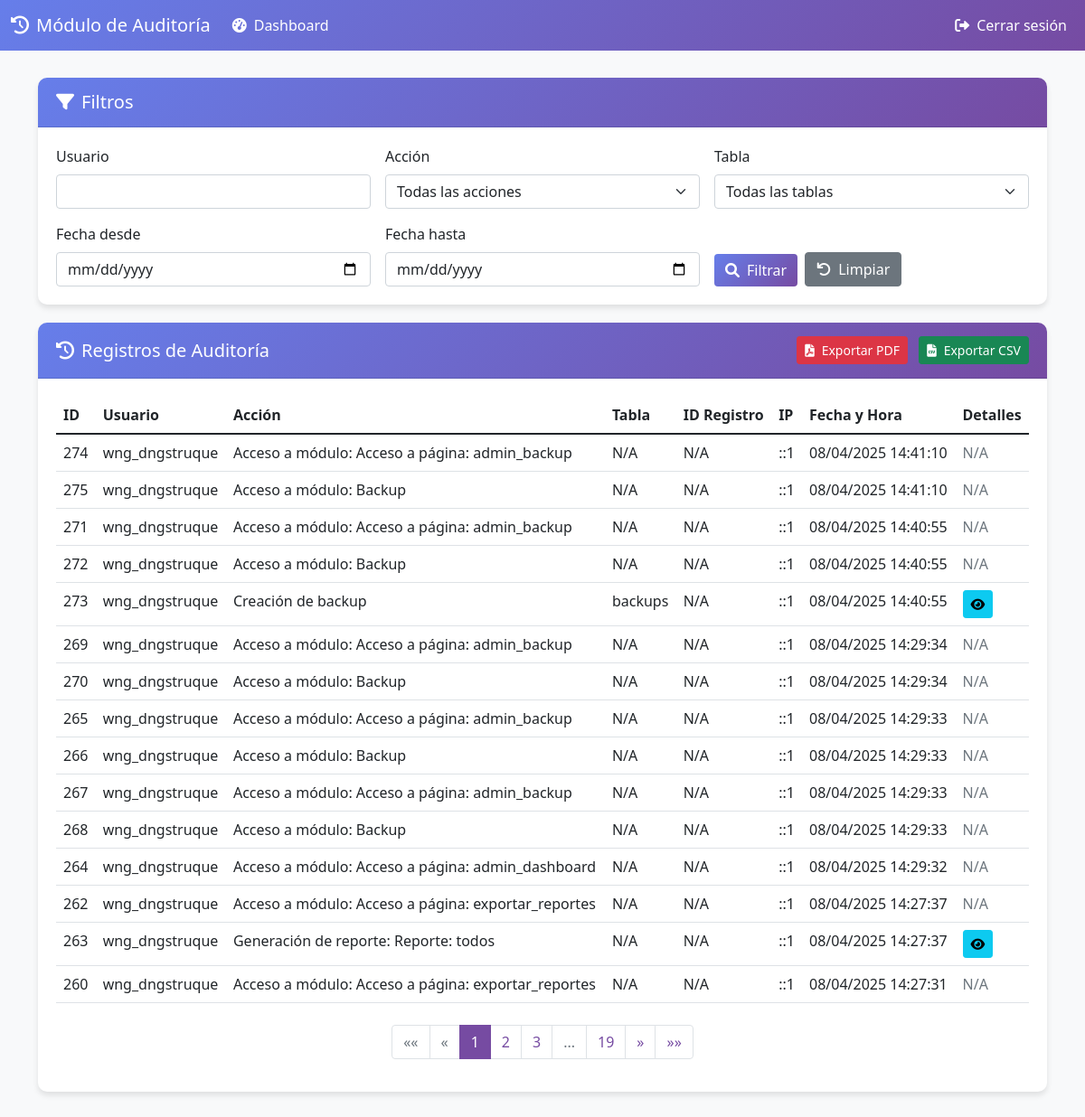
Page /admin_auditoria.php (signed in) on the earlier database version.
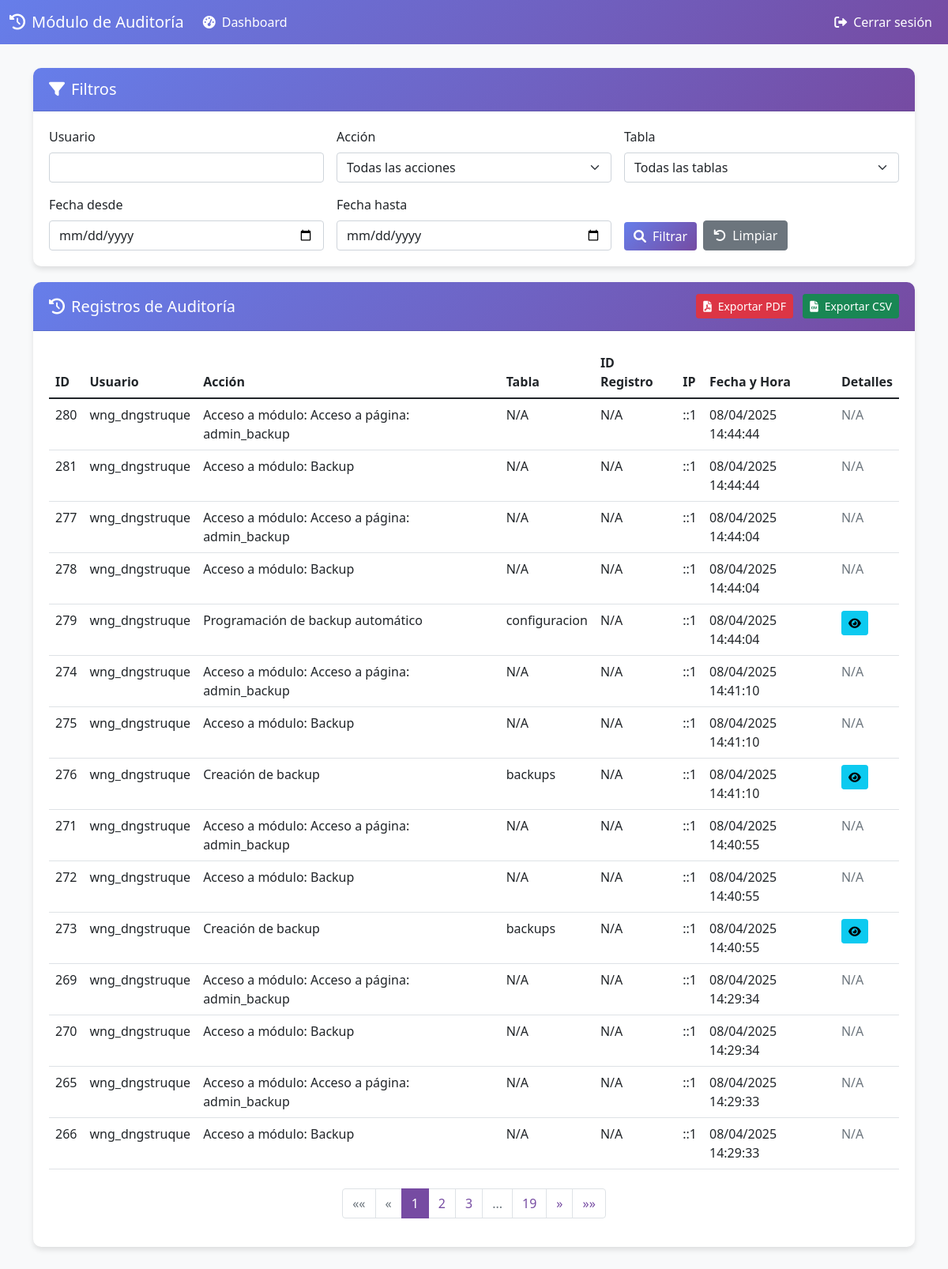
Same page on the later database version.
### tables this page shows
CREATE TABLE `auditoria` (
  `id_auditoria` int(11) NOT NULL AUTO_INCREMENT,
  `id_usuario` int(11) NOT NULL,
  `accion` varchar(255) NOT NULL,
  `tabla` varchar(100) DEFAULT NULL,
  `id_registro` int(11) DEFAULT NULL,
  `detalles` text DEFAULT NULL,
  `ip_usuario` varchar(45) NOT NULL,
  `fecha_hora` datetime NOT NULL DEFAULT current_timestamp(),
  PRIMARY KEY (`id_auditoria`),
  KEY `id_usuario` (`id_usuario`),
  CONSTRAINT `auditoria_ibfk_1` FOREIGN KEY (`id_usuario`) REFERENCES `usuarios` (`id_usuario`)
);

CREATE TABLE `usuarios` (
  `id_usuario` int(11) NOT NULL AUTO_INCREMENT,
  `username` varchar(50) NOT NULL,
  `password` varchar(255) NOT NULL,
  `email` varchar(100) NOT NULL,
  `created_at` timestamp NOT NULL DEFAULT current_timestamp(),
  `nombre` varchar(100) DEFAULT NULL,
  `apellido` varchar(100) DEFAULT NULL,
  `telefono` varchar(20) DEFAULT NULL,
  `area` varchar(100) DEFAULT NULL,
  `rol` enum('usuario','administrador') DEFAULT 'usuario',
  `tamanio_texto` enum('pequeno','normal','grande') DEFAULT 'normal',
  `tema` enum('claro','oscuro') DEFAULT 'claro',
  `idioma` char(2) DEFAULT 'es',
  PRIMARY KEY (`id_usuario`),
  UNIQUE KEY `username` (`username`),
  UNIQUE KEY `email` (`email`)
);

### admin_auditoria.php (the view, shortened to what the changed rows need)
<?php
require_once "includes/config.php";
$registros_por_pagina = 15;
$pagina_actual = isset($_GET['pagina']) ? (int) $_GET['pagina'] : 1;
$inicio = ($pagina_actual - 1) * $registros_por_pagina;
$filtro_usuario = isset($_GET['usuario']) ? $_GET['usuario'] : '';
$filtro_accion = isset($_GET['accion']) ? $_GET['accion'] : '';
$filtro_tabla = isset($_GET['tabla']) ? $_GET['tabla'] : '';
$filtro_fecha_desde = isset($_GET['fecha_desde']) ? $_GET['fecha_desde'] : '';
$filtro_fecha_hasta = isset($_GET['fecha_hasta']) ? $_GET['fecha_hasta'] : '';
$sql_where = "WHERE 1=1";
$params = [];
$types = "";
$sql_count = "SELECT COUNT(*) as total FROM auditoria a
              JOIN usuarios u ON a.id_usuario = u.id_usuario
              $sql_where";
$stmt_count = mysqli_prepare($link, $sql_count);
mysqli_stmt_execute($stmt_count);
$result_count = mysqli_stmt_get_result($stmt_count);
$row_count = mysqli_fetch_assoc($result_count);
$total_registros = $row_count['total'];
$total_paginas = ceil($total_registros / $registros_por_pagina);
$sql = "SELECT a.*, u.username
        FROM auditoria a
        JOIN usuarios u ON a.id_usuario = u.id_usuario
        $sql_where
        ORDER BY a.fecha_hora DESC
        LIMIT ?, ?";
$stmt = mysqli_prepare($link, $sql);
$params[] = $inicio;
$params[] = $registros_por_pagina;
$types .= "ii";
mysqli_stmt_bind_param($stmt, $types, ...$params);
mysqli_stmt_execute($stmt);
$result = mysqli_stmt_get_result($stmt);
?>
<!DOCTYPE html>
<html lang="es">
<head>
    <link href="https://cdn.jsdelivr.net/npm/bootstrap@5.1.3/dist/css/bootstrap.min.css" rel="stylesheet">
    <link rel="stylesheet" href="https://cdnjs.cloudflare.com/ajax/libs/font-awesome/6.0.0-beta3/css/all.min.css">
</head>
<body>
    <div class="container">
        <div class="card">
            <div class="card-body">
                <div class="table-responsive">
                    <table class="table table-hover">
                        <thead>
                            <tr>
                                <th>ID</th>
                                <th>Usuario</th>
                                <th>Acción</th>
                                <th>Tabla</th>
                                <th>ID Registro</th>
                                <th>IP</th>
                                <th>Fecha y Hora</th>
                                <th>Detalles</th>
                            </tr>
                        </thead>
                        <tbody>
                            <?php if (mysqli_num_rows($result) > 0): ?>
                                <?php while ($row = mysqli_fetch_assoc($result)): ?>
                                    <tr>
                                        <td><?php echo htmlspecialchars($row['id_auditoria']); ?></td>
                                        <td><?php echo htmlspecialchars($row['username']); ?></td>
                                        <td><?php echo htmlspecialchars($row['accion']); ?></td>
                                        <td><?php echo htmlspecialchars($row['tabla'] ?? 'N/A'); ?></td>
                                        <td><?php echo htmlspecialchars($row['id_registro'] ?? 'N/A'); ?></td>
                                        <td><?php echo htmlspecialchars($row['ip_usuario']); ?></td>
                                        <td><?php echo htmlspecialchars(date('d/m/Y H:i:s', strtotime($row['fecha_hora']))); ?>
                                        </td>
                                        <td>
                                            <?php if (!empty($row['detalles'])): ?>
                                                <button type="button" class="btn btn-sm btn-info" data-bs-toggle="modal"
                                                    data-bs-target="#detallesModal<?php echo $row['id_auditoria']; ?>">
                                                    <i class="fas fa-eye"></i>
                                                </button>
                                            <?php else: ?>
                                                <span class="text-muted">N/A</span>
                                            <?php endif; ?>
                                        </td>
                                    </tr>
                                <?php endwhile; ?>
                            <?php else: ?>
                                <tr>
                                    <td colspan="8" class="text-center">No hay registros de auditoría</td>
                                </tr>
                            <?php endif; ?>
                        </tbody>
                    </table>
                </div>
                <?php if ($total_paginas > 1): ?>
                    <div class="d-flex justify-content-center mt-4">
                        <nav aria-label="Navegación de páginas">
                            <ul class="pagination">
                                <?php
                                $rango = 2;
                                $inicio_rango = max(1, $pagina_actual - $rango);
                                $fin_rango = min($total_paginas, $pagina_actual + $rango);
                                for ($i = $inicio_rango; $i <= $fin_rango; $i++) {
                                    echo '<li class="page-item ' . (($i == $pagina_actual) ? 'active' : '') . '"><a class="page-link" href="' . htmlspecialchars($_SERVER["PHP_SELF"]) . '?pagina=' . $i . '&usuario=' . urlencode($filtro_usuario) . '&accion=' . urlencode($filtro_accion) . '&tabla=' . urlencode($filtro_tabla) . '&fecha_desde=' . urlencode($filtro_fecha_desde) . '&fecha_hasta=' . urlencode($filtro_fecha_hasta) . '">' . $i . '</a></li>';
                                }
                                ?>
                            </ul>
                        </nav>
                    </div>
                <?php endif; ?>
            </div>
        </div>
    </div>
</body>
</html>

Differences in the rows shown:
no longer on this page (row unchanged): auditoria: id_auditoria "267", id_usuario.username "wng_dngstruque", accion "Acceso a módulo: Acceso a página: admin_backup", tabla "N/A", id_registro "N/A", ip_usuario "::1", fecha_hora "08/04/2025 14:29:33"
no longer on this page (row unchanged): auditoria: id_auditoria "268", id_usuario.username "wng_dngstruque", accion "Acceso a módulo: Backup", tabla "N/A", id_registro "N/A", ip_usuario "::1", fecha_hora "08/04/2025 14:29:33"
no longer on this page (row unchanged): auditoria: id_auditoria "264", id_usuario.username "wng_dngstruque", accion "Acceso a módulo: Acceso a página: admin_dashboard", tabla "N/A", id_registro "N/A", ip_usuario "::1", fecha_hora "08/04/2025 14:29:32"
no longer on this page (row unchanged): auditoria: id_auditoria "262", id_usuario.username "wng_dngstruque", accion "Acceso a módulo: Acceso a página: exportar_reportes", tabla "N/A", id_registro "N/A", ip_usuario "::1", fecha_hora "08/04/2025 14:27:37"
no longer on this page (row unchanged): auditoria: id_auditoria "263", id_usuario.username "wng_dngstruque", accion "Generación de reporte: Reporte: todos", tabla "N/A", id_registro "N/A", ip_usuario "::1", fecha_hora "08/04/2025 14:27:37"
no longer on this page (row unchanged): auditoria: id_auditoria "260", id_usuario.username "wng_dngstruque", accion "Acceso a módulo: Acceso a página: exportar_reportes", tabla "N/A", id_registro "N/A", ip_usuario "::1", fecha_hora "08/04/2025 14:27:31"
added auditoria: id_auditoria "280", id_usuario.username "wng_dngstruque", accion "Acceso a módulo: Acceso a página: admin_backup", tabla "N/A", id_registro "N/A", ip_usuario "::1", fecha_hora "08/04/2025 14:44:44"
added auditoria: id_auditoria "281", id_usuario.username "wng_dngstruque", accion "Acceso a módulo: Backup", tabla "N/A", id_registro "N/A", ip_usuario "::1", fecha_hora "08/04/2025 14:44:44"
added auditoria: id_auditoria "277", id_usuario.username "wng_dngstruque", accion "Acceso a módulo: Acceso a página: admin_backup", tabla "N/A", id_registro "N/A", ip_usuario "::1", fecha_hora "08/04/2025 14:44:04"
added auditoria: id_auditoria "278", id_usuario.username "wng_dngstruque", accion "Acceso a módulo: Backup", tabla "N/A", id_registro "N/A", ip_usuario "::1", fecha_hora "08/04/2025 14:44:04"
added auditoria: id_auditoria "279", id_usuario.username "wng_dngstruque", accion "Programación de backup automático", tabla "configuracion", id_registro "N/A", ip_usuario "::1", fecha_hora "08/04/2025 14:44:04"
added auditoria: id_auditoria "276", id_usuario.username "wng_dngstruque", accion "Creación de backup", tabla "backups", id_registro "N/A", ip_usuario "::1", fecha_hora "08/04/2025 14:41:10"
